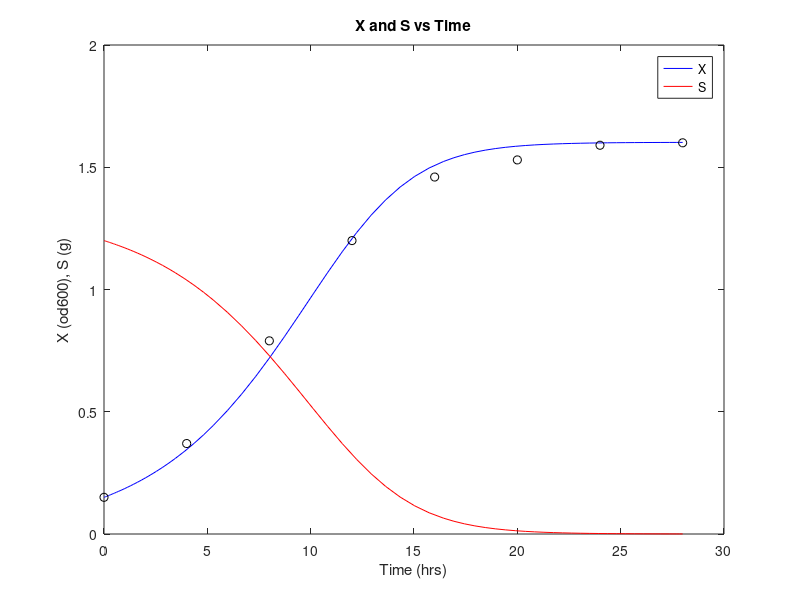

MATLAB code for this plot:
umax = 0.43;
Ks = 1.2;
Yx_s = 1.21;

real_data_time = [0 4 8 12 16 20 24 28];
real_data_od = [0.15 0.37 0.79 1.2 1.46 1.53 1.59 1.6];

%time interval and initial conditions
t_interval = [0 28];
init_cond = [0.15 1.2];

f = @(t,x)[x(1)*umax*x(2)/(Ks+x(2));-(x(1)*umax*x(2)/(Yx_s*(Ks+x(2))))];



%solution
[t,x] = ode45(f, t_interval , init_cond);
%plot
plot(t,x(:,1),'b',t,x(:,2),'r');
hold on
scatter(real_data_time(:),real_data_od(:),'k')
legend('X','S')
title('X and S vs Time')
ylabel('X (od600), S (g)'),xlabel('Time (hrs)')
